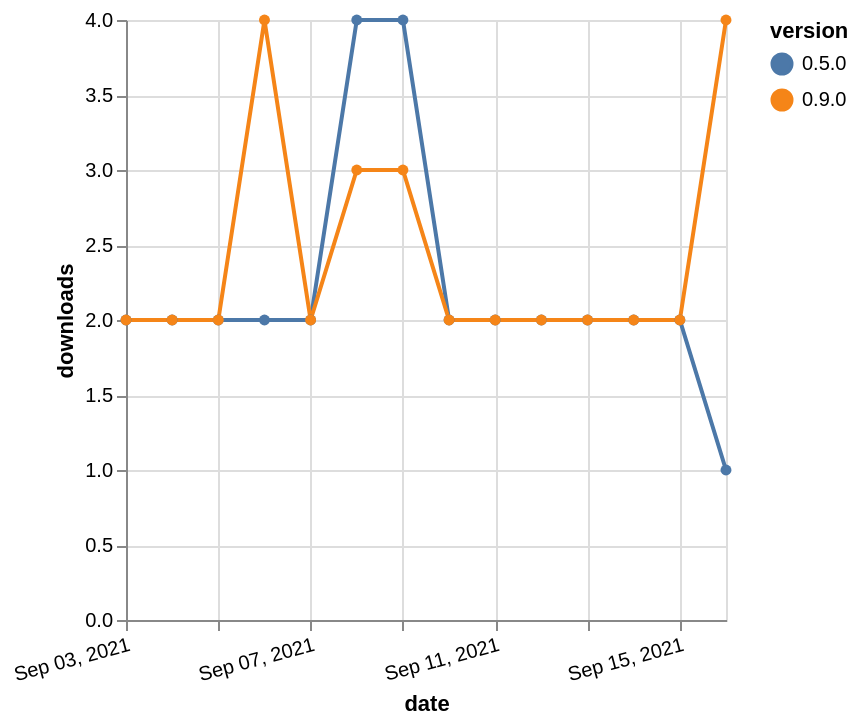

The specification (Vega-Lite) saved for this image:
### Vega-Lite specification from a JSON file in a GitHub repository (floating-point values rounded to 4 significant figures)
{"$schema": "https://vega.github.io/schema/vega-lite/v5.json", "description": "A simple bar chart with embedded data.", "data": {"values": [{"date": "2021-09-03", "total": 2629, "delta": 2, "version": "0.5.0"}, {"date": "2021-09-04", "total": 2631, "delta": 2, "version": "0.5.0"}, {"date": "2021-09-05", "total": 2633, "delta": 2, "version": "0.5.0"}, {"date": "2021-09-06", "total": 2635, "delta": 2, "version": "0.5.0"}, {"date": "2021-09-07", "total": 2637, "delta": 2, "version": "0.5.0"}, {"date": "2021-09-08", "total": 2641, "delta": 4, "version": "0.5.0"}, {"date": "2021-09-09", "total": 2645, "delta": 4, "version": "0.5.0"}, {"date": "2021-09-10", "total": 2647, "delta": 2, "version": "0.5.0"}, {"date": "2021-09-11", "total": 2649, "delta": 2, "version": "0.5.0"}, {"date": "2021-09-12", "total": 2651, "delta": 2, "version": "0.5.0"}, {"date": "2021-09-13", "total": 2653, "delta": 2, "version": "0.5.0"}, {"date": "2021-09-14", "total": 2655, "delta": 2, "version": "0.5.0"}, {"date": "2021-09-15", "total": 2657, "delta": 2, "version": "0.5.0"}, {"date": "2021-09-16", "total": 2658, "delta": 1, "version": "0.5.0"}, {"date": "2021-09-03", "total": 1654, "delta": 2, "version": "0.9.0"}, {"date": "2021-09-04", "total": 1656, "delta": 2, "version": "0.9.0"}, {"date": "2021-09-05", "total": 1658, "delta": 2, "version": "0.9.0"}, {"date": "2021-09-06", "total": 1662, "delta": 4, "version": "0.9.0"}, {"date": "2021-09-07", "total": 1664, "delta": 2, "version": "0.9.0"}, {"date": "2021-09-08", "total": 1667, "delta": 3, "version": "0.9.0"}, {"date": "2021-09-09", "total": 1670, "delta": 3, "version": "0.9.0"}, {"date": "2021-09-10", "total": 1672, "delta": 2, "version": "0.9.0"}, {"date": "2021-09-11", "total": 1674, "delta": 2, "version": "0.9.0"}, {"date": "2021-09-12", "total": 1676, "delta": 2, "version": "0.9.0"}, {"date": "2021-09-13", "total": 1678, "delta": 2, "version": "0.9.0"}, {"date": "2021-09-14", "total": 1680, "delta": 2, "version": "0.9.0"}, {"date": "2021-09-15", "total": 1682, "delta": 2, "version": "0.9.0"}, {"date": "2021-09-16", "total": 1686, "delta": 4, "version": "0.9.0"}]}, "width": "container", "mark": {"type": "line", "point": {"filled": true}}, "encoding": {"x": {"field": "date", "type": "temporal", "timeUnit": "yearmonthdate", "title": "date", "axis": {"labelAngle": -15}}, "y": {"field": "delta", "type": "quantitative", "title": "downloads"}, "color": {"field": "version", "type": "nominal"}, "tooltip": {"field": "delta"}}}
